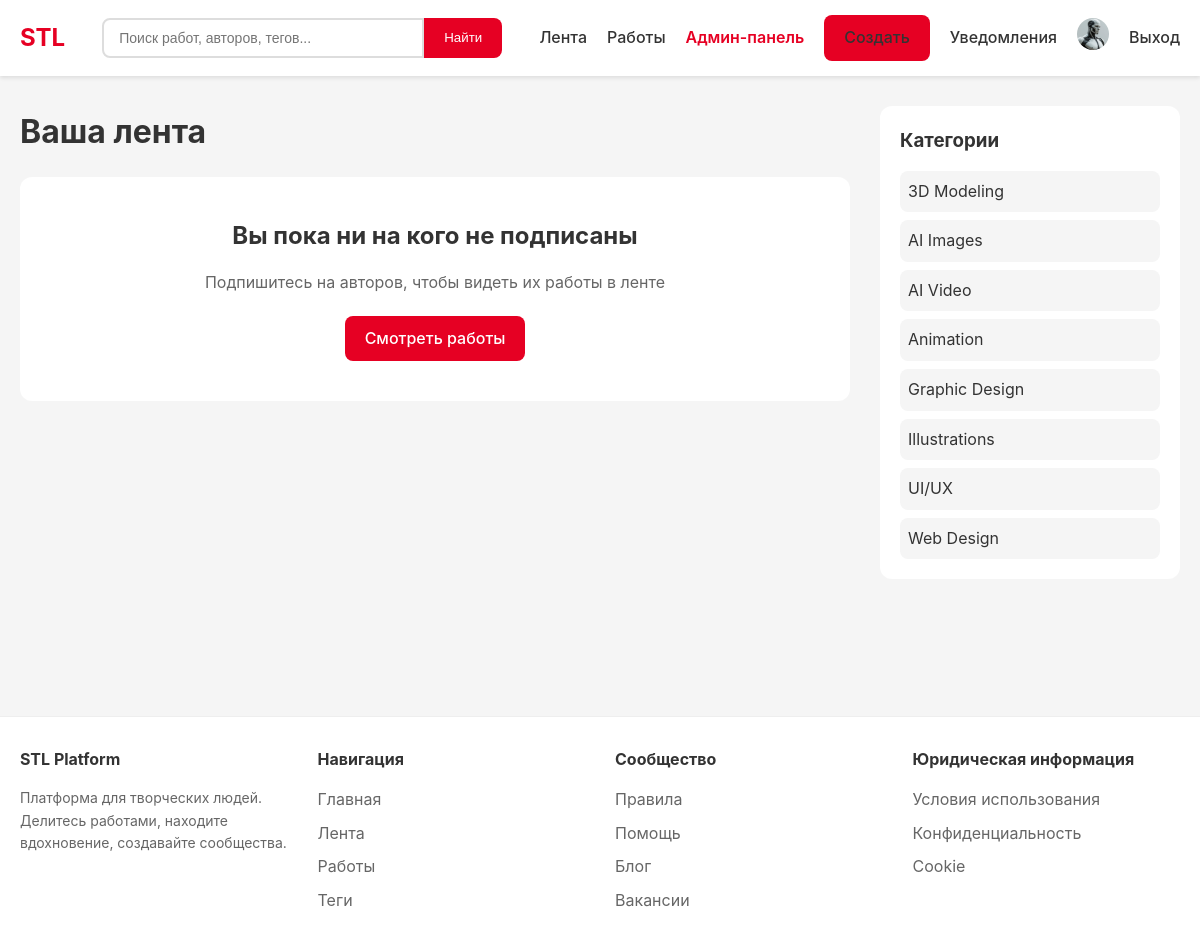
The app's page /feed/ (signed in) with its own data.
### accounts/models.py (models this page shows, shortened)
class User(AbstractUser):
    email = models.EmailField(unique=True)
    avatar = models.ImageField(upload_to='avatars/', null=True, blank=True)
    bio = models.TextField('О себе', blank=True)
    website = models.URLField(blank=True)
    location = models.CharField('Город', max_length=100, blank=True)
    created_at = models.DateTimeField(auto_now_add=True)
    class Meta:
        verbose_name = 'Пользователь'
        verbose_name_plural = 'Пользователи'

### core/models.py (models this page shows, shortened)
class Category(models.Model):
    name = models.CharField('Название', max_length=100)
    slug = models.SlugField(unique=True)
    description = models.TextField(blank=True)
    icon = models.CharField('Иконка (класс)', max_length=50, blank=True)
    parent = models.ForeignKey('self', null=True, blank=True, on_delete=models.SET_NULL, related_name='children')
    class Meta:
        verbose_name = 'Категория'
        verbose_name_plural = 'Категории'
        ordering = ['name']

### core/views.py (the view)
# urls.py: path('feed/', views.feed_view, name='feed'),
@login_required
def feed_view(request):
    following_ids = request.user.following.values_list('following_id', flat=True)
    following_works = Work.objects.filter(
        status='published',
        author_id__in=following_ids
    ).select_related('author', 'category').order_by('-created_at')[:20]
    recommended = Work.objects.filter(
        status='published'
    ).exclude(author=request.user).annotate(
        score=F('likes_count') + F('views_count') * 0.5
    ).order_by('-score', '-created_at')[:10]
    categories = Category.objects.all()
    context = {
        'following_works': following_works,
        'recommended': recommended,
        'categories': categories,
    }
    return render(request, 'core/feed.html', context)

### templates/core/feed.html (shortened to what this page needs)
{% extends 'base.html' %}
{% block content %}
<div style="display: grid; grid-template-columns: 1fr 300px; gap: 30px;">
    <div>
        <h1 style="margin-bottom: 20px;">Ваша лента</h1>
        {% if following_works %}
            <h2 style="font-size: 18px; margin-bottom: 15px; color: #666;">От подписок</h2>
            <div class="works-grid" style="grid-template-columns: 1fr 1fr;">
                {% for work in following_works %}
                    <div class="work-card">
                        {% if work.cover %}
                            <a href="{% url 'core:work_detail' work.author.username work.slug %}">
                                <img src="{{ work.cover.url }}" alt="{{ work.title }}">
                            </a>
                        {% endif %}
                        <div class="work-card-body">
                            <h3 class="work-card-title">{{ work.title }}</h3>
                            <p class="work-card-author">
                                от <a href="{% url 'accounts:profile' work.author.username %}">{{ work.author.username }}</a>
                            </p>
                        </div>
                    </div>
                {% endfor %}
            </div>
        {% else %}
            <div style="background: white; padding: 40px; border-radius: 12px; text-align: center;">
                <h2 style="margin-bottom: 15px;">Вы пока ни на кого не подписаны</h2>
                <p style="color: #666; margin-bottom: 20px;">
                    Подпишитесь на авторов, чтобы видеть их работы в ленте
                </p>
                <a href="{% url 'core:work_list' %}" class="btn btn-primary">Смотреть работы</a>
            </div>
        {% endif %}
    </div>
    <aside>
        <div style="background: white; padding: 20px; border-radius: 12px; margin-bottom: 20px;">
            <h3 style="margin-bottom: 15px;">Категории</h3>
            <div style="display: flex; flex-direction: column; gap: 8px;">
                {% for category in categories %}
                    <a href="{% url 'core:work_list' %}?category={{ category.slug }}"
                        style="color: #333; text-decoration: none; padding: 8px; border-radius: 8px; background: #f5f5f5;">
                        {{ category.name }}
                    </a>
                {% endfor %}
            </div>
        </div>
    </aside>
</div>
{% endblock %}

### templates/base.html (shortened to what this page needs)
<!DOCTYPE html>
<html lang="ru">
<head>
</head>
<body>
    <header class="header">
        <div class="header-content">
            <a href="{% url 'core:home' %}" class="logo">STL</a>
            <form action="{% url 'core:work_list' %}" method="get" class="search-form">
                <input type="text" name="q" placeholder="Поиск работ, авторов, тегов..." value="{{ request.GET.q }}">
                <button type="submit">Найти</button>
            </form>
            <nav class="nav-links">
                {% if user.is_authenticated %}
                    <a href="{% url 'core:feed' %}">Лента</a>
                    <a href="{% url 'core:work_list' %}">Работы</a>
                    {% if user.is_staff %}
                        <a href="{% url 'admin:index' %}" style="color: #e60023; font-weight: 600;">Админ-панель</a>
                    {% endif %}
                    <a href="{% url 'core:work_create' %}" class="btn btn-primary">Создать</a>
                    <a href="{% url 'interactions:notifications' %}">Уведомления</a>
                    <a href="{% url 'accounts:profile' username=user.username %}">
                        {% if user.avatar %}
                            <img src="{{ user.avatar.url }}" alt="{{ user.username }}" class="avatar">
                        {% else %}
                            {{ user.username }}
                        {% endif %}
                    </a>
                    <a href="{% url 'accounts:logout' %}">Выход</a>
                {% else %}
                    <a href="{% url 'accounts:login' %}" class="btn btn-secondary">Вход</a>
                    <a href="{% url 'accounts:register' %}" class="btn btn-primary">Регистрация</a>
                {% endif %}
            </nav>
        </div>
    </header>
    <main class="main">
        <div class="container">
            {% block content %}{% endblock %}
        </div>
    </main>
    <footer class="footer">
        <div class="footer-content">
            <div class="footer-section">
                <h4>STL Platform</h4>
                <p style="color: #666; font-size: 14px;">
                    Платформа для творческих людей. Делитесь работами, находите вдохновение, создавайте сообщества.
                </p>
            </div>
            <div class="footer-section">
                <h4>Навигация</h4>
                <a href="{% url 'core:home' %}">Главная</a>
                <a href="{% url 'core:feed' %}">Лента</a>
                <a href="{% url 'core:work_list' %}">Работы</a>
                <a href="{% url 'core:tag_list' %}">Теги</a>
            </div>
            <div class="footer-section">
                <h4>Сообщество</h4>
                <a href="#">Правила</a>
                <a href="#">Помощь</a>
                <a href="#">Блог</a>
                <a href="#">Вакансии</a>
            </div>
            <div class="footer-section">
                <h4>Юридическая информация</h4>
                <a href="#">Условия использования</a>
                <a href="#">Конфиденциальность</a>
                <a href="#">Cookie</a>
            </div>
        </div>
    </footer>
</body>
</html>

### templates/base.html (style rules this page uses)
* { margin: 0; padding: 0; box-sizing: border-box; }
body { font-family: -apple-system, BlinkMacSystemFont, 'Segoe UI', Roboto, Oxygen, Ubuntu, sans-serif; background: #f5f5f5; color: #333; line-height: 1.6; }
.container { max-width: 1200px; margin: 0 auto; padding: 0 20px; }
.header { background: #fff; box-shadow: 0 2px 4px rgba(0,0,0,0.1); position: sticky; top: 0; z-index: 100; }
.header-content { display: flex; justify-content: space-between; align-items: center; padding: 15px 20px; max-width: 1200px; margin: 0 auto; }
.logo { font-size: 24px; font-weight: bold; color: #e60023; text-decoration: none; }
.search-form { flex: 1; max-width: 400px; margin: 0 20px; display: flex; }
.search-form input { flex: 1; padding: 10px 15px; border: 2px solid #ddd; border-radius: 8px 0 0 8px; font-size: 14px; }
.search-form button { padding: 10px 20px; background: #e60023; color: white; border: none; border-radius: 0 8px 8px 0; cursor: pointer; }
.nav-links { display: flex; gap: 20px; align-items: center; }
.nav-links a { color: #333; text-decoration: none; font-weight: 500; }
.btn { padding: 10px 20px; border-radius: 8px; text-decoration: none; font-weight: 500; cursor: pointer; border: none; display: inline-block; }
.btn-primary { background: #e60023; color: white; }
.avatar { width: 32px; height: 32px; border-radius: 50%; object-fit: cover; }
.main { padding: 30px 0; min-height: calc(100vh - 200px); }
.footer { background: #fff; padding: 30px 0; margin-top: 40px; border-top: 1px solid #eee; }
.footer-content { display: grid; grid-template-columns: repeat(4, 1fr); gap: 30px; max-width: 1200px; margin: 0 auto; padding: 0 20px; }
.footer-section h4 { margin-bottom: 15px; color: #333; }
.footer-section a { display: block; color: #666; text-decoration: none; margin-bottom: 8px; }

### records on screen
User: avatar (picture)
Category: name "3D Modeling"
Category: name "AI Images"
Category: name "AI Video"
Category: name "Animation"
Category: name "Graphic Design"
Category: name "Illustrations"
Category: name "UI/UX"
Category: name "Web Design"
